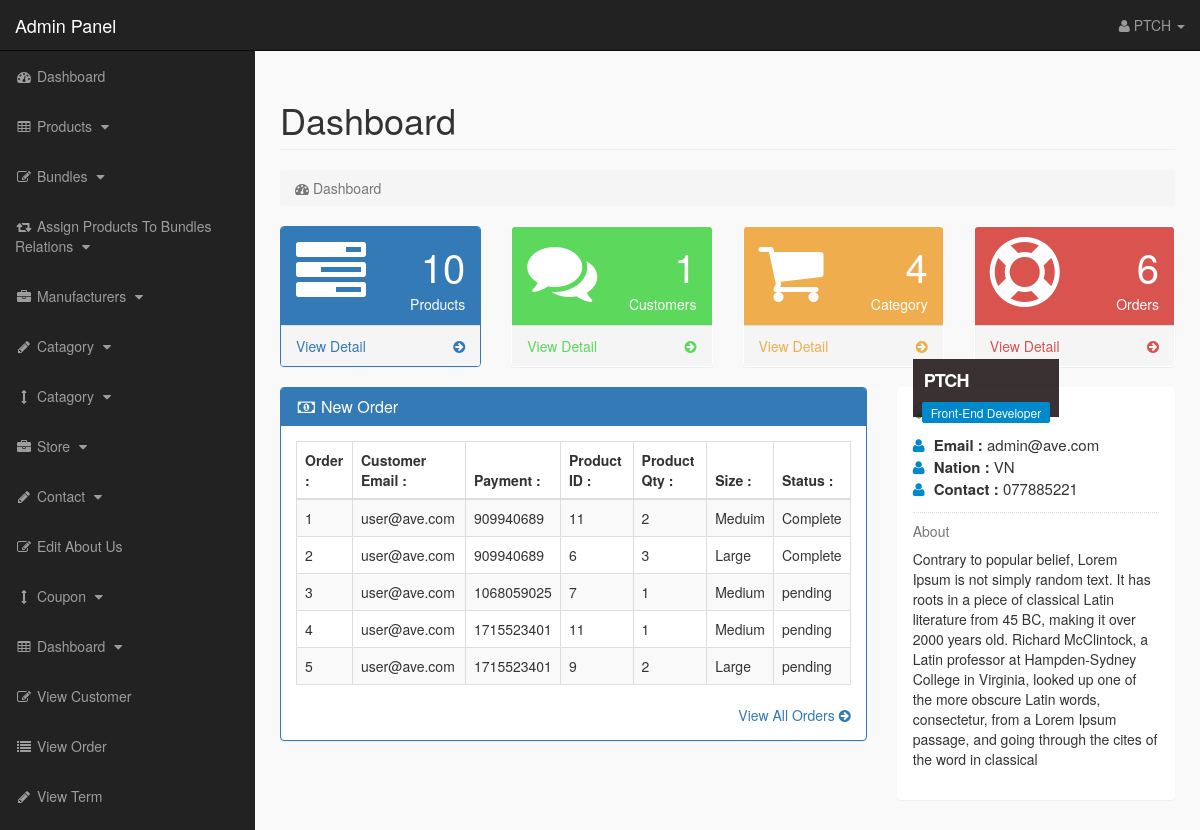
The page /admin_area/index.php?dashboard (signed in) on the database its author committed.
### tables this page shows
CREATE TABLE `pending_orders` (
  `order_id` int(10) NOT NULL,
  `customer_id` int(10) NOT NULL,
  `invoice_no` int(10) NOT NULL,
  `product_id` text NOT NULL,
  `qty` int(10) NOT NULL,
  `size` text NOT NULL,
  `order_status` text NOT NULL
);

CREATE TABLE `customers` (
  `customer_id` int(10) NOT NULL,
  `customer_name` varchar(255) NOT NULL,
  `customer_email` varchar(255) NOT NULL,
  `customer_pass` varchar(255) NOT NULL,
  `customer_country` text NOT NULL,
  `customer_city` text NOT NULL,
  `customer_contact` varchar(255) NOT NULL,
  `customer_address` text NOT NULL,
  `customer_image` text NOT NULL,
  `customer_ip` varchar(255) NOT NULL,
  `customer_confirm_code` text NOT NULL
);

### admin_area/dashboard.php (the view, shortened to what this page needs)
<?php
if (!isset($_SESSION['admin_email'])) {
    echo "<script>window.open('login.php','_self')</script>";
} else {
?>
<div class="row">
    <div class="col-lg-12">
        <h1 class="page-header">Dashboard</h1>
        <ol class="breadcrumb">
            <li class="active">
                <i class="fa fa-dashboard"></i> Dashboard
            </li>
        </ol>
    </div>
</div>
<div class="row">
    <div class="col-lg-3 col-md-6">
        <div class="panel panel-primary">
            <div class="panel-heading">
                <div class="row">
                    <div class="col-xs-3">
                        <i class="fa fa-tasks fa-5x"> </i>
                    </div>
                    <div class="col-xs-9 text-right">
                        <div class="huge"> <?php echo $count_products; ?> </div>
                        <div> Products </div>
                    </div>
                </div>
            </div>
            <a href="index.php?view_products">
                <div class="panel-footer">
                    <span class="pull-left"> View Detail </span>
                    <span class="pull-right"> <i class="fa fa-arrow-circle-right"></i> </span>
                    <div class="clearfix"></div>
                </div>
            </a>
        </div>
    </div>
    <div class="col-lg-3 col-md-6">
        <div class="panel panel-green">
            <div class="panel-heading">
                <div class="row">
                    <div class="col-xs-3">
                        <i class="fa fa-comments fa-5x"> </i>
                    </div>
                    <div class="col-xs-9 text-right">
                        <div class="huge"> <?php echo $count_customers; ?> </div>
                        <div>Customers</div>
                    </div>
                </div>
            </div>
            <a href="index.php?view_customers">
                <div class="panel-footer">
                    <span class="pull-left"> View Detail </span>
                    <span class="pull-right"> <i class="fa fa-arrow-circle-right"></i> </span>
                    <div class="clearfix"></div>
                </div>
            </a>
        </div>
    </div>
    <div class="col-lg-3 col-md-6">
        <div class="panel panel-yellow">
            <div class="panel-heading">
                <div class="row">
                    <div class="col-xs-3">
                        <i class="fa fa-shopping-cart fa-5x"> </i>
                    </div>
                    <div class="col-xs-9 text-right">
                        <div class="huge"> <?php echo $count_p_categories; ?> </div>
                        <div> Category</div>
                    </div>
                </div>
            </div>
            <a href="index.php?view_p_cats">
                <div class="panel-footer">
                    <span class="pull-left"> View Detail </span>
                    <span class="pull-right"> <i class="fa fa-arrow-circle-right"></i> </span>
                    <div class="clearfix"></div>
                </div>
            </a>
        </div>
    </div>
    <div class="col-lg-3 col-md-6">
        <div class="panel panel-red">
            <div class="panel-heading">
                <div class="row">
                    <div class="col-xs-3">
                        <i class="fa fa-support fa-5x"> </i>
                    </div>
                    <div class="col-xs-9 text-right">
                        <div class="huge"> <?php echo $count_pending_orders; ?> </div>
                        <div> Orders </div>
                    </div>
                </div>
            </div>
            <a href="index.php?view_orders">
                <div class="panel-footer">
                    <span class="pull-left"> View Detail </span>
                    <span class="pull-right"> <i class="fa fa-arrow-circle-right"></i> </span>
                    <div class="clearfix"></div>
                </div>
            </a>
        </div>
    </div>
</div>
<div class="row">
    <div class="col-lg-8">
        <div class="panel panel-primary">
            <div class="panel-heading">
                <h3 class="panel-title">
                    <i class="fa fa-money fa-fw"></i> New Order
                </h3>
            </div>
            <div class="panel-body">
                <div class="table-responsive">
                    <table class="table table-bordered table-hover table-striped">
                        <thead>
                            <tr>
                                <th> Order : </th>
                                <th> Customer Email : </th>
                                <th> Payment : </th>
                                <th> Product ID : </th>
                                <th> Product Qty : </th>
                                <th> Size : </th>
                                <th> Status : </th>
                            </tr>
                        </thead>
                        <tbody>
                            <?php
                                $i = 0;
                                $get_order = "select * from pending_orders order by 1 DESC LIMIT 0,5";
                                $run_order = mysqli_query($con, $get_order);
                                while ($row_order = mysqli_fetch_array($run_order)) {
                                    $c_id = $row_order['customer_id'];
                                    $invoice_no = $row_order['invoice_no'];
                                    $product_id = $row_order['product_id'];
                                    $qty = $row_order['qty'];
                                    $size = $row_order['size'];
                                    $order_status = $row_order['order_status'];
                                    $i++;
                                ?>
                            <tr>
                                <td><?php echo $i; ?></td>
                                <td>
                                    <?php
                                            $get_customer = "select * from customers where customer_id='$c_id'";
                                            $run_customer = mysqli_query($con, $get_customer);
                                            $row_customer = mysqli_fetch_array($run_customer);
                                            $customer_email = $row_customer['customer_email'];
                                            echo $customer_email;
                                            ?>
                                </td>
                                <td><?php echo $invoice_no; ?></td>
                                <td><?php echo $product_id; ?></td>
                                <td><?php echo $qty; ?></td>
                                <td><?php echo $size; ?></td>
                                <td>
                                    <?php
                                            if ($order_status == 'pending') {
                                                echo $order_status = 'pending';
                                            } else {
                                                echo $order_status = 'Complete';
                                            }
                                            ?>
                                </td>
                            </tr>
                            <?php } ?>
                        </tbody>
                    </table>
                </div>
                <div class="text-right">
                    <a href="index.php?view_orders">
                        View All Orders <i class="fa fa-arrow-circle-right"></i>
                    </a>
                </div>
            </div>
        </div>
    </div>
    <div class="col-md-4">
        <div class="panel">
            <div class="panel-body">
                <div class="thumb-info mb-md">
                    <div class="thumb-info-title">
                        <span class="thumb-info-inner"> <?php echo $admin_name; ?> </span>
                        <span class="thumb-info-type"> <?php echo $admin_job; ?> </span>
                    </div>
                </div>
                <div class="mb-md">
                    <div class="widget-content-expanded">
                        <i class="fa fa-user"></i> <span> Email : </span> <?php echo $admin_email; ?> <br>
                        <i class="fa fa-user"></i> <span> Nation : </span> <?php echo $admin_country; ?> <br>
                        <i class="fa fa-user"></i> <span> Contact : </span> <?php echo $admin_contact; ?> <br>
                    </div>
                    <hr class="dotted short">
                    <h5 class="text-muted"> About </h5>
                    <p>
                        <?php echo $admin_about; ?>
                    </p>
                </div>
            </div>
        </div>
    </div>
</div>
<?php } ?>

### admin_area/includes/sidebar.php (shortened to what this page needs)
<?php
if (!isset($_SESSION['admin_email'])) {
    echo "<script>window.open('login.php','_self')</script>";
} else {
?>
<nav class="navbar navbar-inverse navbar-fixed-top">
    <div class="navbar-header">
        <a class="navbar-brand" href="index.php?dashboard">Admin Panel</a>
    </div>
    <ul class="nav navbar-right top-nav">
        <li class="dropdown">
            <a href="#" class="dropdown-toggle" data-toggle="dropdown">
                <i class="fa fa-user"></i>
                <?php echo $admin_name; ?> <b class="caret"></b>
            </a>
        </li>
    </ul>
    <div class="collapse navbar-collapse navbar-ex1-collapse">
        <ul class="nav navbar-nav side-nav">
            <li>
                <a href="index.php?dashboard">
                    <i class="fa fa-fw fa-dashboard"></i> Dashboard
                </a>
            </li>
            <li>
                <a href="#" data-toggle="collapse" data-target="#products">
                    <i class="fa fa-fw fa-table"></i> Products
                    <i class="fa fa-fw fa-caret-down"></i>
                </a>
            </li>
            <li>
                <a href="#" data-toggle="collapse" data-target="#bundles">
                    <i class="fa fa-fw fa-edit"></i> Bundles
                    <i class="fa fa-fw fa-caret-down"></i>
                </a>
            </li>
            <li>
                <a href="#" data-toggle="collapse" data-target="#relations">
                    <i class="fa fa-fw fa-retweet"></i> Assign Products To Bundles Relations
                    <i class="fa fa-fw fa-caret-down"></i>
                </a>
            </li>
            <li>
                <a href="#" data-toggle="collapse" data-target="#manufacturers">
                    <i class="fa fa-fw fa-briefcase"></i> Manufacturers
                    <i class="fa fa-fw fa-caret-down"></i>
                </a>
            </li>
            <li>
                <a href="#" data-toggle="collapse" data-target="#p_cat">
                    <i class="fa fa-fw fa-pencil"></i> Catagory
                    <i class="fa fa-fw fa-caret-down"></i>
                </a>
            </li>
            <li>
                <a href="#" data-toggle="collapse" data-target="#cat">
                    <i class="fa fa-fw fa-arrows-v"></i> Catagory
                    <i class="fa fa-fw fa-caret-down"></i>
                </a>
            </li>
            <li>
                <a href="#" data-toggle="collapse" data-target="#store">
                    <i class="fa fa-fw fa-briefcase"></i> Store
                    <i class="fa fa-fw fa-caret-down"></i>
                </a>
            </li>
            <li>
                <a href="#" data-toggle="collapse" data-target="#contact_us">
                    <i class="fa fa-fw fa-pencil"> </i> Contact
                    <i class="fa fa-fw fa-caret-down"></i>
                </a>
            </li>
            <li>
                <a href="index.php?edit_about_us">
                    <i class="fa fa-fw fa-edit"></i> Edit About Us
                </a>
            </li>
            <li>
                <a href="#" data-toggle="collapse" data-target="#coupons">
                    <i class="fa fa-fw fa-arrows-v"></i> Coupon
                    <i class="fa fa-fw fa-caret-down"></i>
                </a>
            </li>
            <li>
                <a href="#" data-toggle="collapse" data-target="#terms">
                    <i class="fa fa-fw fa-table"></i> Dashboard
                    <i class="fa fa-fw fa-caret-down"></i>
                </a>
            </li>
            <li>
                <a href="index.php?view_customers">
                    <i class="fa fa-fw fa-edit"></i> View Customer
                </a>
            </li>
            <li>
                <a href="index.php?view_orders">
                    <i class="fa fa-fw fa-list"></i> View Order
                </a>
            </li>
            <li>
                <a href="index.php?view_payments">
                    <i class="fa fa-fw fa-pencil"></i> View Term
                </a>
            </li>
            <li>
                <a href="#" data-toggle="collapse" data-target="#users">
                </a>
            </li>
        </ul>
    </div>
</nav>
<?php }

### admin_area/css/style.css (style rules this page uses)
body { margin-top:100px; }
@media (min-width: 768px) { body { margin-top:50px; } }
.top-nav { padding:0 15px; }
.top-nav>li { display:inline-block; float:left; }
.top-nav>li>a { padding-top:15px; padding-bottom:15px; line-height:20px; color:#999; }
@media (min-width: 768px) { .side-nav { position:fixed; top:51px; width:255px; border-radius:0; overflow-y:auto; background-color: #222; bottom:0; overflow-x:hidden; padding-bottom:40px; } }
@media (min-width: 768px) { .side-nav>li>a { width:255px; } }
.huge { font-size:40px; line-height:normal; }
.panel-green > .panel-heading { color:#fff; background-color:#5cd85c; }
.panel-green > a { color:#5cd85c; }
.panel-red > .panel-heading { color:#fff; background-color:#d9534f; }
.panel-red > a { color:#d9534f; }
.panel-yellow > .panel-heading { color:#fff; background-color:#f0ad4e; }
.panel-yellow > a { color:#f0ad4e; }
.panel-body { border-radius:5px; }
.thumb-info { position: relative; }
.mb-md { margin-bottom: 15px !important; }
hr { border:0; height: 1px; margin: 22px 0 22px 0; }
hr.dotted { height:0; border-bottom: 1px dotted #ddd; margin: 11px 0 11px 0; }
.thumb-info .thumb-info-title { background: rgba(36, 27, 28, 0.9); bottom:10%; color:#fff; font-size:18px; font-weight: 700; left: 0; letter-spacing: -1px; padding: 9px 11px 9px; position: absolute; text-transform: uppercase; z-index: 1; }
.thumb-info .thumb-info-inner { display:block; }
.thumb-info .thumb-info-type { background-color: #0088cc; border-radius: 2px; display: inline-block; float:left; font-size:12px; font-weight:400; letter-spacing:0; margin: 8px -2px -15px -2px; padding: 2px 9px; text-transform:none; }
.widget-content-expanded { font-size:15px; }
.widget-content-expanded span { font-weight:bold; }
.widget-content-expanded i { color:#0088cc; margin-right:5px; }

### rows shown on the page
pending_orders: customer.customer_email "user@ave.com", invoice_no "909940689", product "11", qty "2", size "Meduim"
pending_orders: customer.customer_email "user@ave.com", invoice_no "909940689", product "6", qty "3", size "Large"
pending_orders: customer.customer_email "user@ave.com", invoice_no "1068059025", product "7", qty "1", size "Medium"
pending_orders: customer.customer_email "user@ave.com", invoice_no "1715523401", product "11", qty "1", size "Medium"
pending_orders: customer.customer_email "user@ave.com", invoice_no "1715523401", product "9", qty "2", size "Large"

### other values the page prints
$admin_name "PTCH"
$count_products "10"
$count_customers "1"
$count_p_categories "4"
$count_pending_orders "6"
$admin_job "Front-End Developer"
$admin_email "admin@ave.com"
$admin_country "VN"
$admin_contact "077885221"
